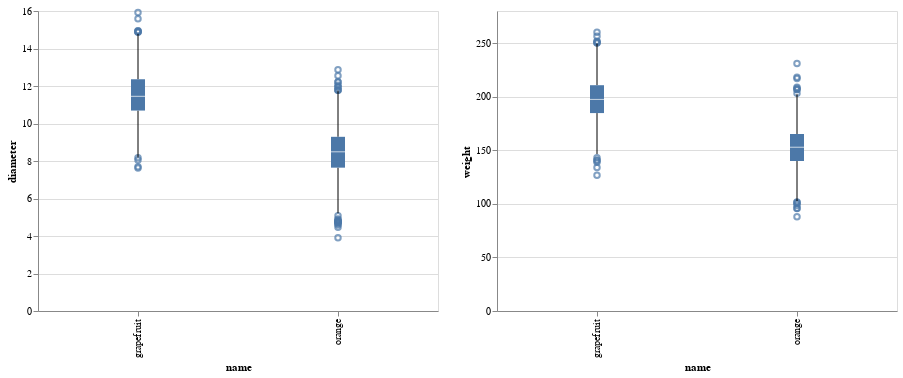

The cell this chart's notebook holds for it:
### Markdown cell above
What insights can we glean from this graphic?
 
As expected, the diameter of a grapefruit trends larger than that of an orange, but there is some overlap.
 
Let's now add in weight to our boxplot.

### Code cell
alt.Chart(citrus_df_sample, width=400).mark_boxplot().encode(
    x='name',
    y='diameter'
) | alt.Chart(citrus_df_sample, width=400).mark_boxplot().encode(
    x='name',
    y='weight'
)

### Figure 1 — Vega-Lite specification as saved in the notebook (floating-point values rounded to 4 significant figures; data arrays with more than 128 entries replaced by an {"elided": "..."} marker saying what was removed)
{"config": {"view": {"continuousWidth": 400, "continuousHeight": 300}}, "hconcat": [{"mark": "boxplot", "encoding": {"x": {"type": "nominal", "field": "name"}, "y": {"type": "quantitative", "field": "diameter"}}, "width": 400}, {"mark": "boxplot", "encoding": {"x": {"type": "nominal", "field": "name"}, "y": {"type": "quantitative", "field": "weight"}}, "width": 400}], "data": {"name": "data-f38583db2a8e86ed22b08531f2279469"}, "$schema": "https://vega.github.io/schema/vega-lite/v4.8.1.json", "datasets": {"data-f38583db2a8e86ed22b08531f2279469": {"elided": "5000 records"}}}
